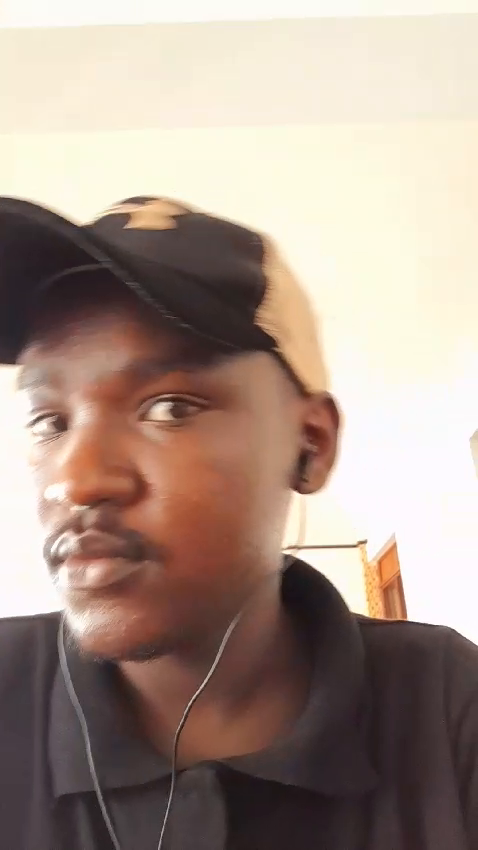
#> input picture frame 36 of WhatsApp Video 2024-11-04 at 10.26.44_7644db3c.mp4, 478 x 850 px, given in place of WhatsApp Video 2024-11-02 at 15.19.24_f8c7b144.mp4, which was not available
$ jupyter execute face_det_inVideo.ipynb
#> lines starting #> are read from the running program, lines starting #| are printed output that depends on the picture; after the words box and inside, x2 and y2 are one past the last pixel; in counts of white or black regions, pixels touching at a corner belong together
[cell 1]
import cv2
from google.colab.patches import cv2_imshow

[cell 2]
video_path = "/content/WhatsApp Video 2024-11-02 at 15.19.24_f8c7b144.mp4"
cap = cv2.VideoCapture(video_path)
face_cascade = cv2.CascadeClassifier(cv2.data.haarcascades + "haarcascade_frontalface_default.xml")

[cell 3]
while cap.isOpened():
  ret,frame =cap.read()
#> frame is the input picture: shape (850, 478, 3); mean B, G, R 138.1, 149.4, 168.1
  if not ret:
    break

  frame_gray = cv2.cvtColor(frame, cv2.COLOR_BGR2GRAY)
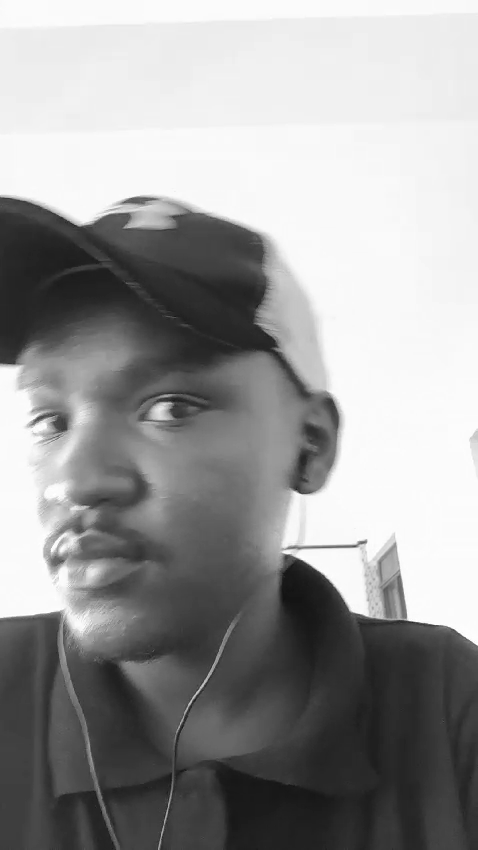
#> frame_gray: shape (850, 478); min 18, max 255, mean 153.7

  faces = face_cascade.detectMultiScale(frame_gray,scaleFactor=1.1,minNeighbors=5,minSize=(30,30))
#> faces = ()

  for(x,y,width,height) in faces:
    cv2.rectangle(frame,(x,y),(x+width, y+height),(255,0,0),2)
#> this loop made 0 passes
  cv2.imshow("Face Detection",frame)

  if cv2.waitKey(1)& 0xFF == ord('q'):
#> (key q is pressed here)
    break

cap.release()
cv2.destroyAllWindows()


$ run again, starting later in the video
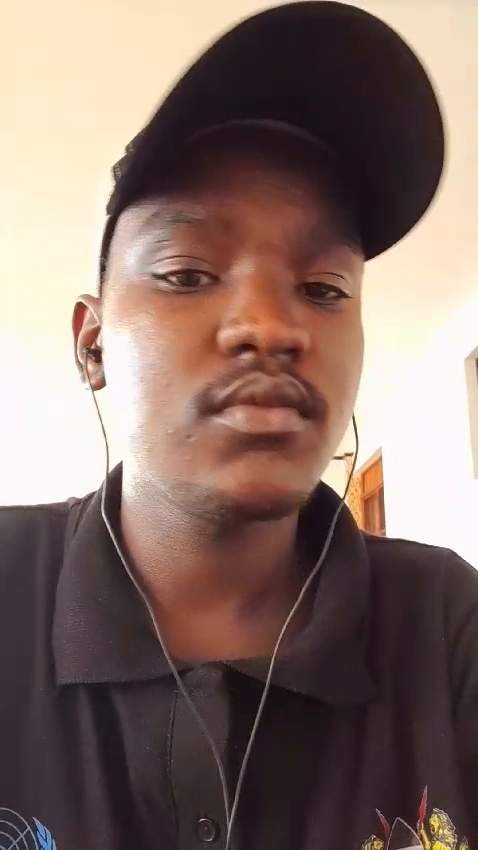
#> input picture frame 163 of WhatsApp Video 2024-11-04 at 10.26.44_7644db3c.mp4, 478 x 850 px, given in place of WhatsApp Video 2024-11-02 at 15.19.24_f8c7b144.mp4, which was not available
#> frame is the input picture: shape (850, 478, 3); mean B, G, R 104, 111.5, 132.9
#> `frame_gray = cv2.cvtColor(frame, cv2.COLOR_BGR2GRAY)`:
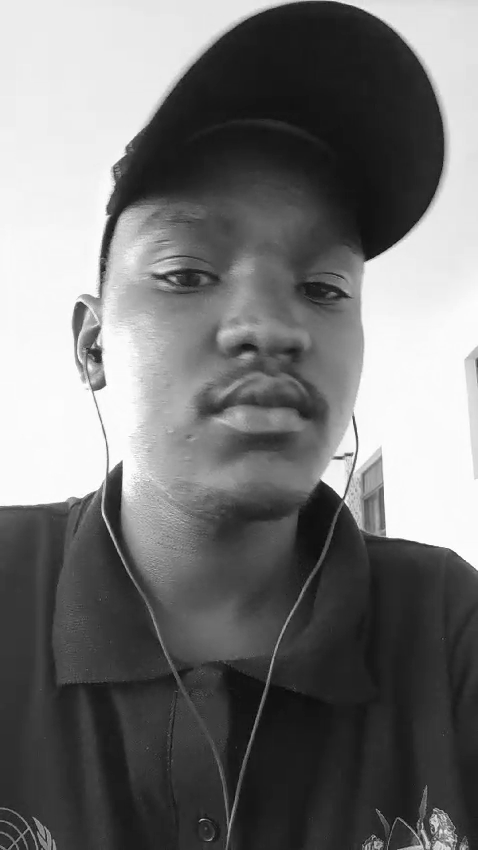
#> frame_gray: shape (850, 478); min 3, max 255, mean 117
#> faces = [[97, 177, 280, 280]]
#> the loop `for(x,y,width,height) in faces:` made 1 pass
#> after the loop `for(x,y,width,height) in faces:`:
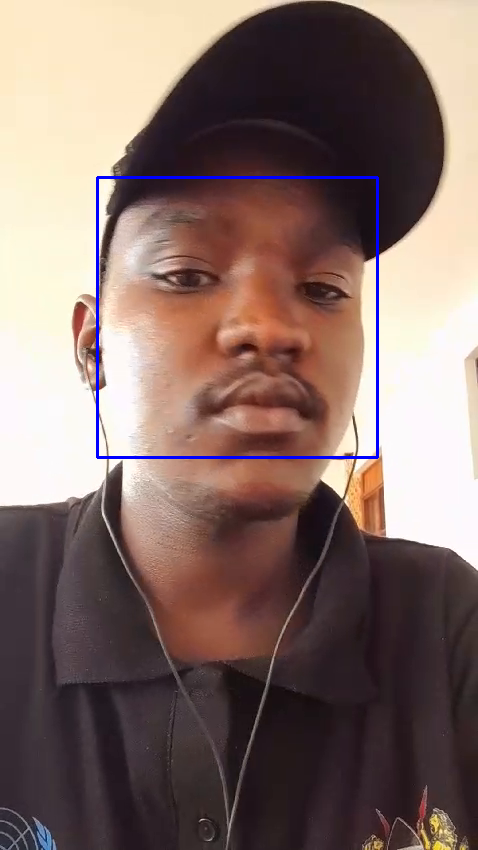
#> frame: shape (850, 478, 3); 0.83% of pixels changed, all inside (x1, y1, x2, y2) = (96, 176, 379, 459)

$ run again, starting later in the video
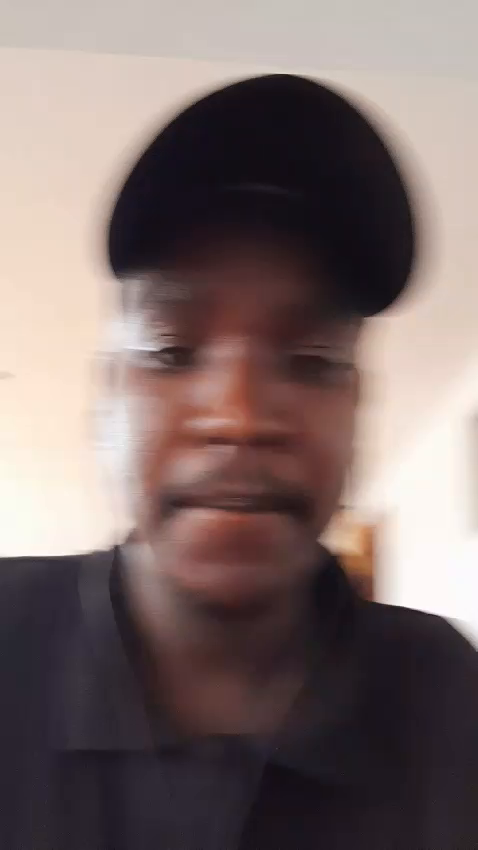
#> input picture frame 290 of WhatsApp Video 2024-11-04 at 10.26.44_7644db3c.mp4, 478 x 850 px, given in place of WhatsApp Video 2024-11-02 at 15.19.24_f8c7b144.mp4, which was not available
#> frame is the input picture: shape (850, 478, 3); mean B, G, R 106.7, 108.4, 124.5
#> `frame_gray = cv2.cvtColor(frame, cv2.COLOR_BGR2GRAY)`:
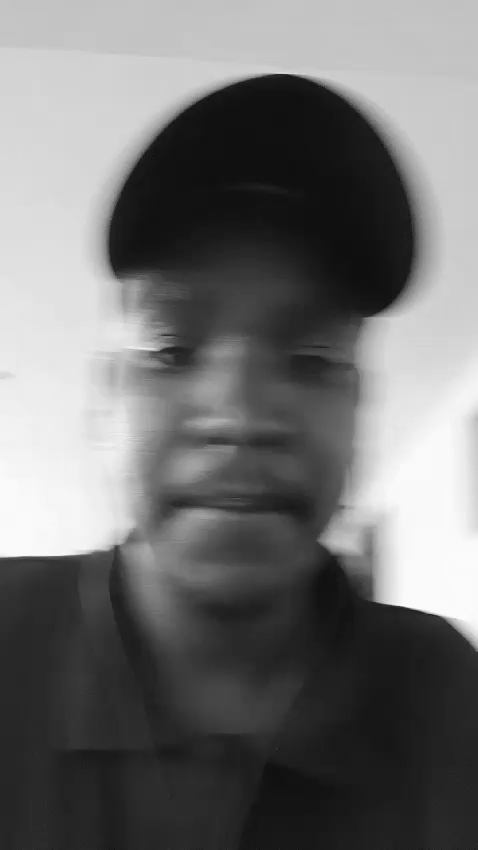
#> frame_gray: shape (850, 478); min 13, max 254, mean 113
#> faces = [[53, 231, 343, 343]]
#> the loop `for(x,y,width,height) in faces:` made 1 pass
#> after the loop `for(x,y,width,height) in faces:`:
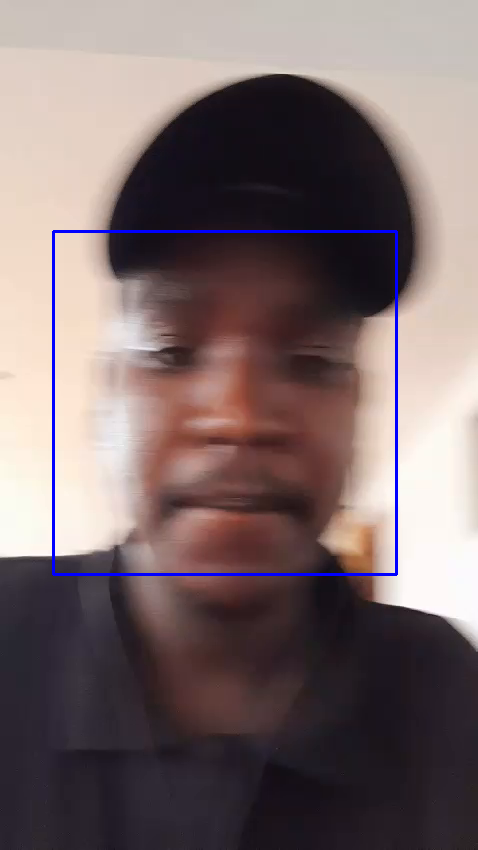
#> frame: shape (850, 478, 3); 1.01% of pixels changed, all inside (x1, y1, x2, y2) = (52, 230, 398, 576)
